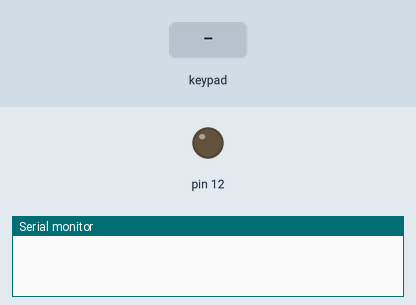
Bench run of a sketch on a simulated Arduino Uno, built with avr-gcc and run on an emulated ATmega328P. Shown: output pins drawn as LEDs (lit = HIGH), the last lines printed to the serial monitor. Inputs (shaded band) come from the test bench.

Above: at 1.2 s.
1.3 s: keypad keys 1 5 9 D pressed 0.4 s apart
At 3.2 s:
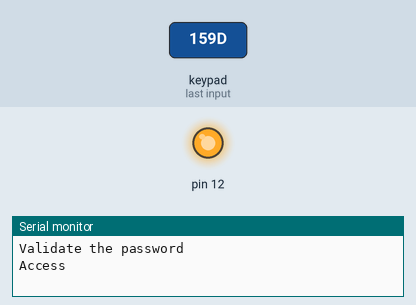
6.0 s: key 'D' pressed
At 7.1 s:
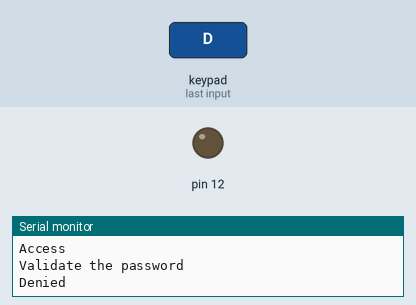
Timing chart, 0 to 9.0 s (numbered marks = the images above; inputs shaded):
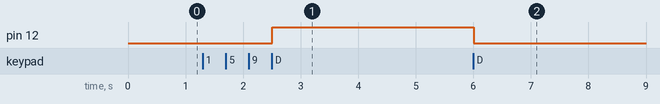

The sketch:

Keypad.ino
```cpp
#include <Keypad.h>

const byte rows =4;
const byte cols =4;

char keys[rows][cols]=
{
  {'1','2','3','A'},
  {'4','5','6','B'},
  {'7','8','9','C'},
  {'*','0','#','D'}
};

byte rowpins[rows]={3,4,5,6};
byte colspins[cols]={8,9,10,11};

Keypad keypad = Keypad(makeKeymap(keys),rowpins,colspins,rows,cols);

String pass="";

void setup()
{
  Serial.begin(9600);
  //led
  pinMode(12, OUTPUT);
}

void loop()
{
  char key= keypad.getKey();
  if(key !=NO_KEY)
  {
   		pass=pass + key;
    	if(key=='A')
        {
         	Serial.println("enter Password");
          	pass="";
        }
    	if(key=='D')
        {
         	Serial.println("Validate the password");
          	if(pass=="159D")
            {
              	Serial.println("Access");
				digitalWrite(12,HIGH);
              	delay(2000);
            }
          	else
            {
              	Serial.println("Denied");
             	 digitalWrite(12,LOW);
            }
        }
  }

}
```

Measured:
- after the input at 1.3 s, pin 12: LOW → HIGH after 1.2 s
- after the input at 6.0 s, pin 12: HIGH → LOW at once
